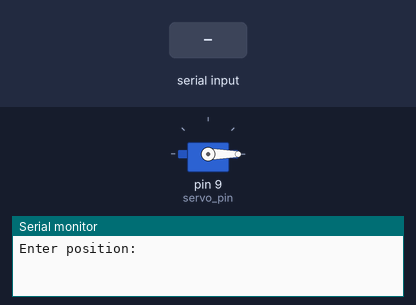
Simulated run of this program. Board: Arduino Uno, built with avr-gcc and run on an emulated ATmega328P. On the bench: servo, the last lines printed to the serial monitor. Inputs (shaded band) come from the test bench.

Above: at 1.2 s.
1.3 s: "90,45\n" received over Serial
At 2.0 s:
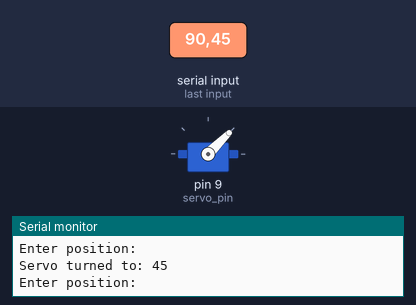
2.8 s: "30,150\n" received over Serial
At 3.2 s:
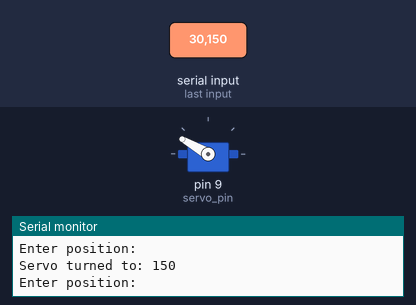
4.3 s: "0\n" received over Serial
At 5.3 s:
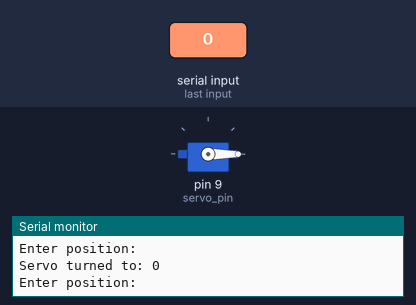
5.8 s: "90\n" received over Serial
At 6.5 s:
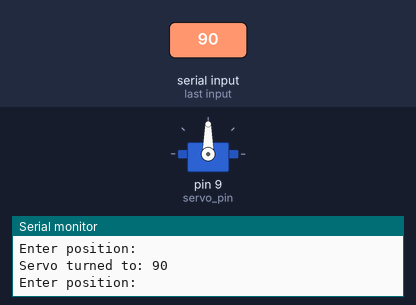
Timing chart, 0 to 8.3 s (numbered marks = the images above; inputs shaded):
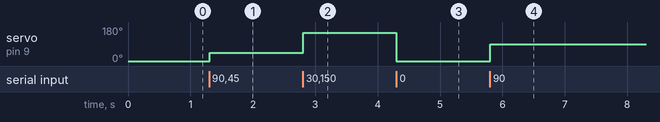

Measured:
- after the input at 1.3 s, servo on pin 9 (servo_pin): 0° → 45° at once
- after the input at 2.8 s, servo on pin 9 (servo_pin): 45° → 150° at once
- after the input at 4.3 s, servo on pin 9 (servo_pin): 150° → 0° at once
- after the input at 5.8 s, servo on pin 9 (servo_pin): 0° → 90° at once

The program:

main.cpp
```cpp
#include <Arduino.h>
#include <Servo.h>

/* Pin number where the servo is connected. You can change this to any other PWM pins. */
constexpr int servo_pin = 9;

/* Initial servo position, in degrees. */
constexpr int servo_initial_pos = 0;

/* Servo pulse width limits. */
constexpr int servo_min_pulse_width = 500;
constexpr int servo_max_pulse_width = 2500;

Servo servo;
int pos;

void setup() {
  Serial.begin(9600);
  Serial.setTimeout(10); // low timeout for fast parsing
  servo.attach(servo_pin, servo_min_pulse_width, servo_max_pulse_width);
  servo.write(servo_initial_pos);
}

void loop() {
  Serial.println("Enter position: ");

  while (Serial.available() == 0)
    /* Wait for user input */;
  pos = Serial.parseInt();

  while (Serial.available() > 0) {
    Serial.read(); // Clear the input buffer, in case of non-numeric trailing input
  }

  if (pos >= 0 && pos <= 180) {
    servo.write(pos);
    Serial.print("Servo turned to: ");
    Serial.println(pos);
  } else {
    Serial.println("Invalid position. Please enter a value between 0 and 180.");
  }
}
```
